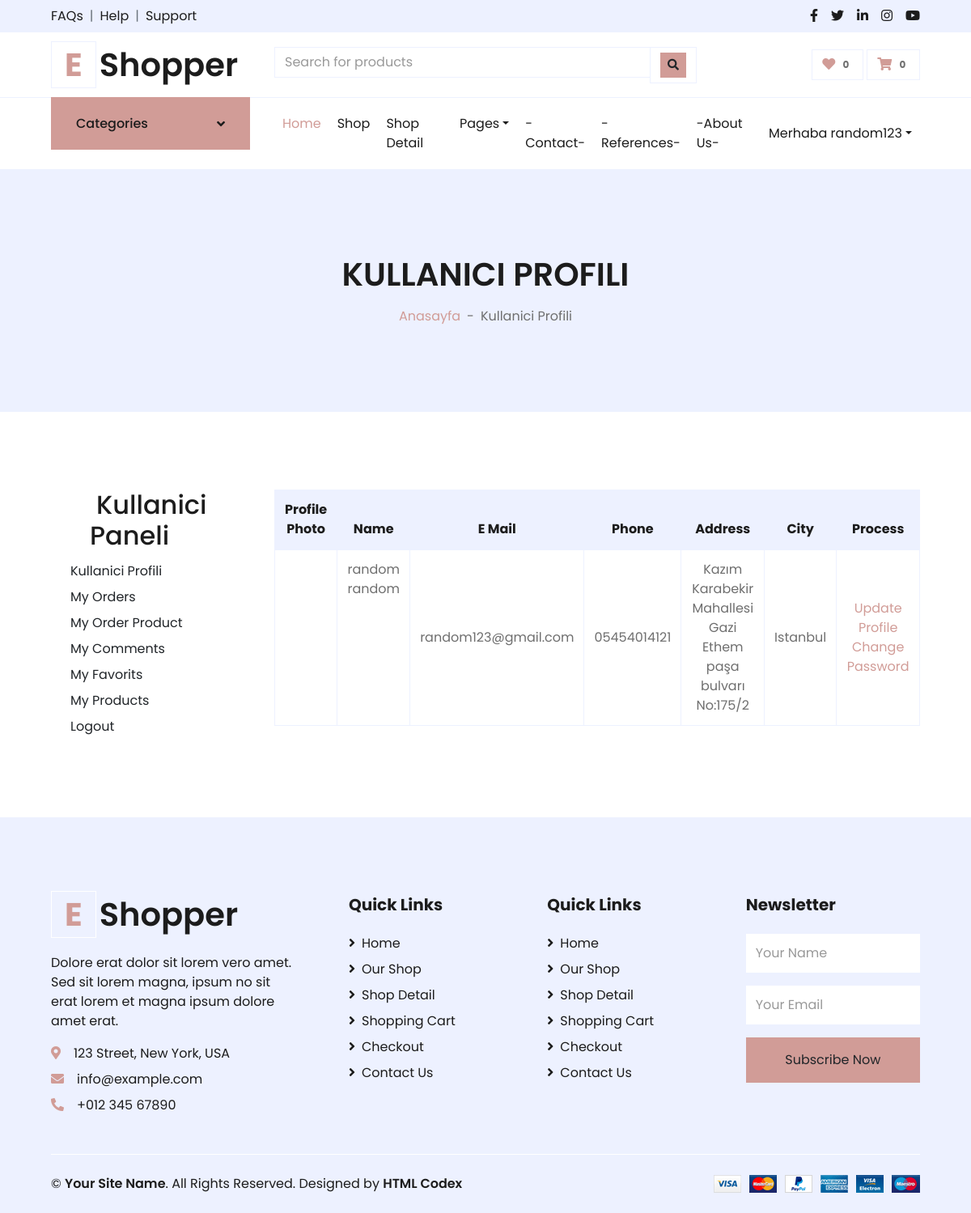
The page /user/ (signed in) on the database its author committed.
### home/models.py (models this page shows, shortened)
class UserProfile(models.Model):
    user = models.OneToOneField(User, on_delete=models.CASCADE)
    phone = models.CharField(blank=True, max_length=20)
    address = models.CharField(blank=True, max_length=150)
    city = models.CharField(blank=True, max_length=20)
    country = models.CharField(blank=True, max_length=50)
    image = models.ImageField(blank=True, upload_to='images/users/')
    def __str__(self):
        return self.user.username
    def image_tag(self):
        return mark_safe('<img src="{}" height="50"/>'.format(self.image.url))
    image_tag.short_description = 'Image'

### user/views.py (the view)
# urls.py: path("", views.index, name="index"),
def index(request):
    current_user = request.user
    print(current_user)
    profile = UserProfile.objects.get(user_id = current_user.pk)
    print(profile)
    context = {'profile': profile}
    return render(request, 'user_profile.html', context)

### home/context_processor.py (called while the page is built)
def category(request):
    return {'category': Category.objects.all()}

def setting(request):
    return {'setting': Setting.objects.all()}

### user/templates/user_profile.html (shortened to what this page needs)
{% extends 'homebase.html' %}
{% block sidebar %} {% include 'sidebar.html' %}  {% endblock %}
{% block body %}
    <div class="container-fluid bg-secondary mb-5">
        <div class="d-flex flex-column align-items-center justify-content-center" style="min-height: 300px">
            <h1 class="font-weight-semi-bold text-uppercase mb-3">Kullanici Profili</h1>
            <div class="d-inline-flex">
                <p class="m-0"><a href="/">Anasayfa</a></p>
                <p class="m-0 px-2">-</p>
                <p class="m-0">Kullanici Profili</p>
            </div>
        </div>
    </div>
    <div class="container-fluid pt-5">
        <div class="row px-xl-5">
            {% include 'user_panel.html' %}
            <div class="col-lg-9 table-responsive mb-5">
                <table class="table table-bordered text-center mb-0">
                    <thead class="bg-secondary text-dark">
                        <tr>
                            <th>Profile Photo</th>
                            <th>Name</th>
                            <th>E Mail</th>
                            <th>Phone</th>
                            <th>Address</th>
                            <th>City</th>
                            <th>Process</th>
                        </tr>
                    </thead>
                    <tbody class="align-middle">
                        <tr>
                            <td class="align-middle"><img src="{{  profile.image.url }}" alt="" style="width: 50px;"></td>
                            <td>    {{ profile.user.get_full_name }}</td>
                            <td class="align-middle">{{ profile.user.email }}</td>
                            <td class="align-middle"> {{ profile.phone }}</td>
                            <td class="align-middle"> {{ profile.address }}</td>
                            <td class="align-middle"> {{ profile.city }}</td>
                            <td class="align-middle">
                                <a href="/user/update" class="primary-btn">Update Profile</a>
                                <a href="/user/password" class="primary-btn">Change Password</a>
                            </td>
                        </tr>
                    </tbody>
                </table>
            </div>
        </div>
    </div>
 {% endblock %}

### home/templates/sidebar.html (shortened to what this page needs)
{% load static %}
    {% if page == 'home' %}
    <div class="container-fluid mb-5">
        {% else %}
    <div class="container-fluid">
    {% endif %}
        <div class="row border-top px-xl-5">
            <div class="col-lg-3 d-none d-lg-block">
                <a class="btn shadow-none d-flex align-items-center justify-content-between bg-primary text-white w-100" data-toggle="collapse" href="#navbar-vertical" style="height: 65px; margin-top: -1px; padding: 0 30px;">
                    <h6 class="m-0">Categories</h6>
                    <i class="fa fa-angle-down text-dark"></i>
                </a>
                        {% load mptt_tags %}
            </div>
            <div class="col-lg-9">
                <nav class="navbar navbar-expand-lg bg-light navbar-light py-3 py-lg-0 px-0">
                    <div class="collapse navbar-collapse justify-content-between" id="navbarCollapse">
                        <div class="navbar-nav mr-auto py-0">
                            <a href="/home" class="nav-item nav-link active">Home</a>
                            <a href="/shop" class="nav-item nav-link">Shop</a>
                            <a href="/detail" class="nav-item nav-link">Shop Detail</a>
                            <div class="nav-item dropdown">
                                <a href="#" class="nav-link dropdown-toggle" data-toggle="dropdown">Pages</a>
                            </div>
                            <a href="/iletisim" class="nav-item nav-link">-Contact-</a>
                            <a href="/referanslar" class="nav-item nav-link">-References-</a>
                            <a href="/hakkimizda" class="nav-item nav-link">-About Us-</a>
                        </div>
                        <div class="navbar-nav ml-auto py-0">
                            {%  if user.id is not None %}
                            <div class="nav-item dropdown">
                                <a href="#" class="nav-link dropdown-toggle" data-toggle="dropdown"> Merhaba {{ user.username }}</a>
                            </div>
                                {% else %}
                                <a href="/login" class="nav-item nav-link">Login</a>
                                <a href="/signup" class="nav-item nav-link">Signup</a>
                            {% endif %}
                        </div>
                    </div>
                </nav>
            </div>
        </div>
    </div>

### rows shown on the page
UserProfile: user.get_full_name "random random", user.email "random123@gmail.com", phone "05454014121", address "Kazım Karabekir Mahallesi Gazi Ethem paşa bulvarı No:175/2", city "Istanbul"

### other values the page prints
{{ user.username }} "random123"
